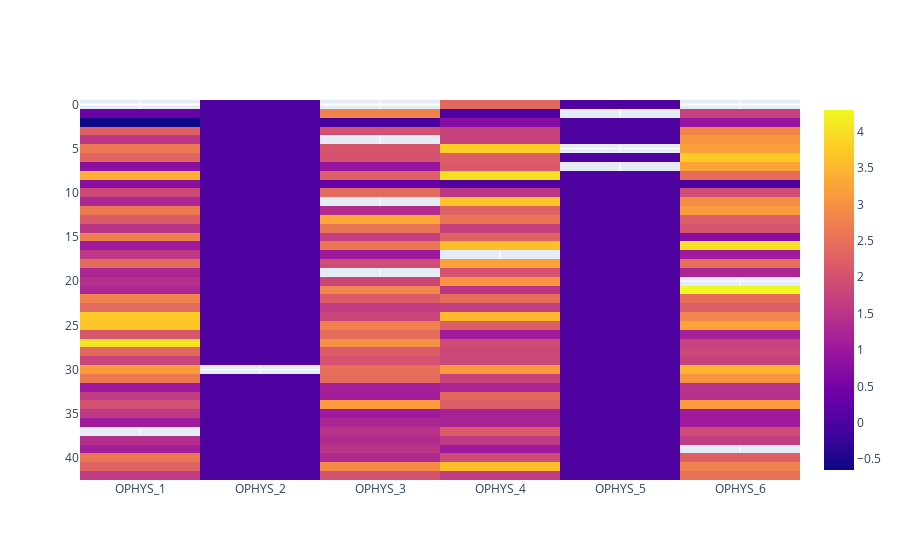

Notebook code for this chart:
### Code cell
fig = go.Figure()
z2 = val_array.loc[{'value':'number_of_licks'}].values
z3 = val_array.loc[{'value':'number_of_licks'}].values
fig.add_trace(
    go.Heatmap(
        x=session_prefixes,
#         y=container_ids,
        z=val_array.loc[{'value':'d_prime_peak'}].values,
        customdata=np.dstack((z2, z3)),
        hovertemplate='<b>d_prime_peak:%{z:.3f}</b><br>number_of_licks:%{customdata[0]:.3f} <br> ',
#         coloraxis="coloraxis1", name=''
    )
)
fig.update_yaxes(autorange="reversed")
fig.show()

### Figure 1 — Plotly figure (JSON) as saved in the notebook; plotly's stock layout.template omitted (floating-point values rounded to 4 significant figures; data arrays with more than 128 entries replaced by an {"elided": "..."} marker saying what was removed)
{"data": [{"customdata": {"elided": "43x6x2 int values"}, "hovertemplate": "<b>d_prime_peak:%{z:.3f}</b><br>number_of_licks:%{customdata[0]:.3f} <br> ", "type": "heatmap", "x": ["OPHYS_1", "OPHYS_2", "OPHYS_3", "OPHYS_4", "OPHYS_5", "OPHYS_6"], "z": {"elided": "43x6 float values"}}], "layout": {"yaxis": {"autorange": "reversed"}}}
